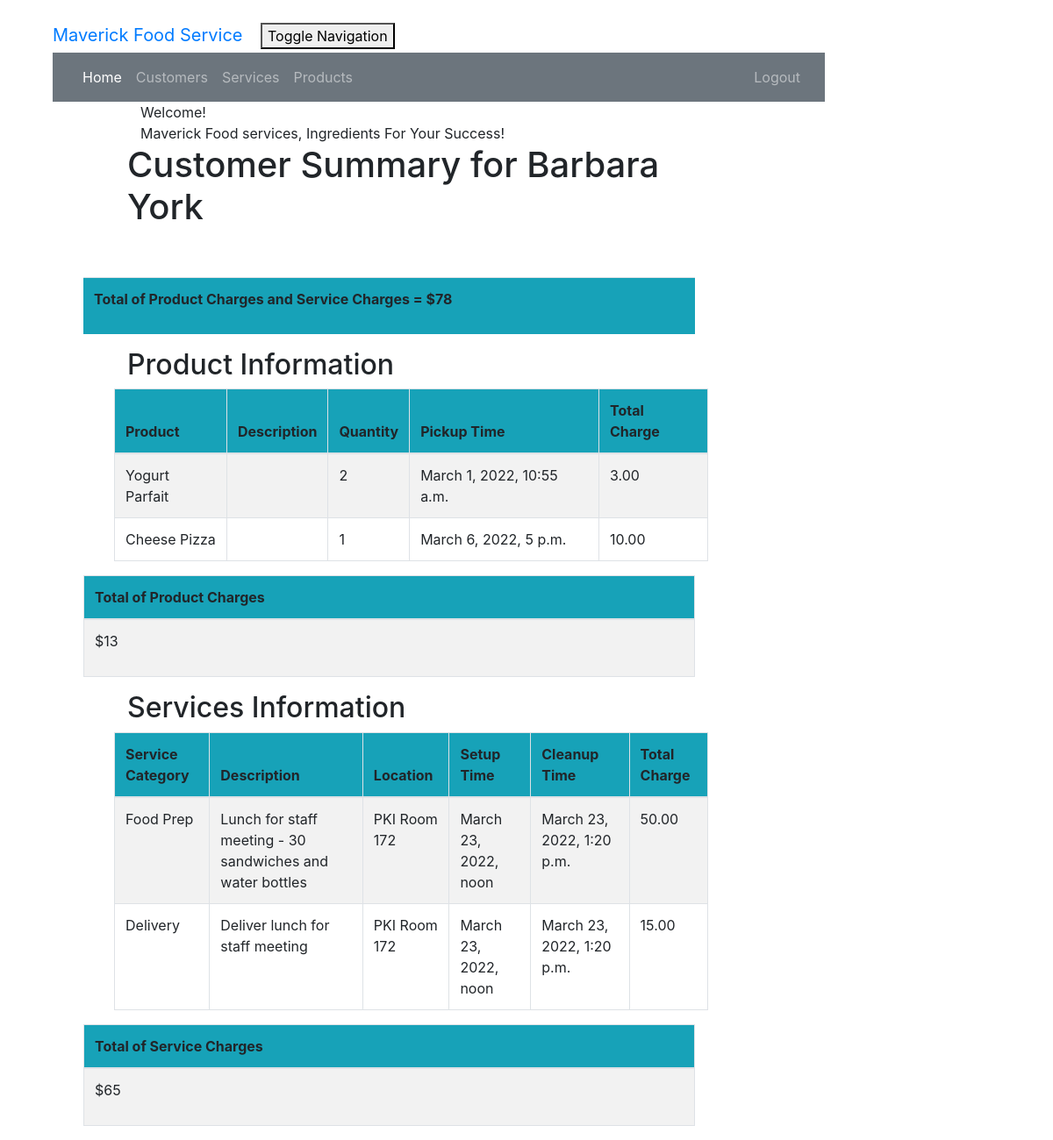
The page /customer/1/summary/ (signed in) on the database as committed earlier.
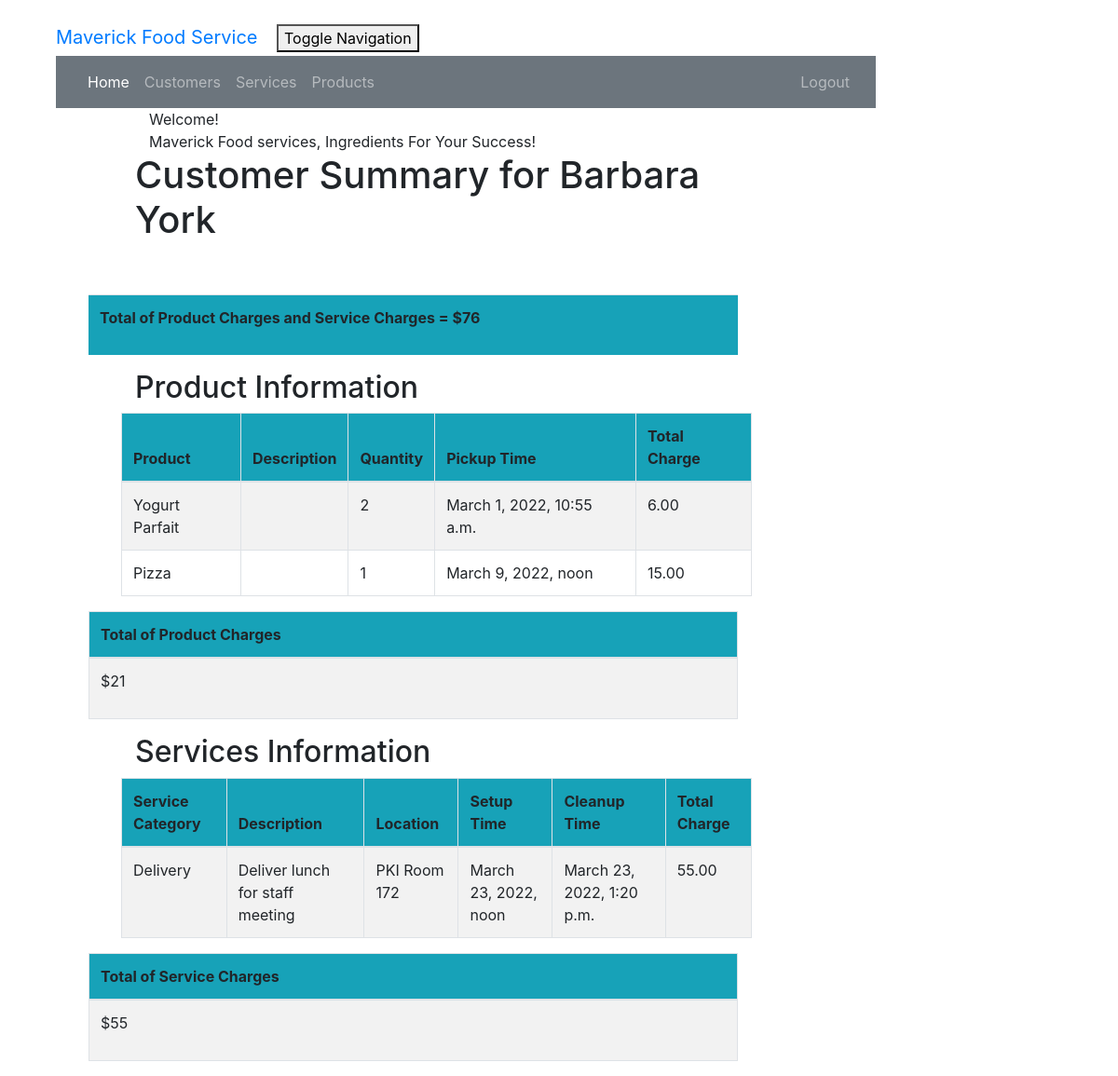
The same page on the database as committed later.
### crm/models.py (models this page shows, shortened)
class Product(models.Model):
    cust_name = models.ForeignKey(Customer, on_delete=models.CASCADE, related_name='products')
    product = models.CharField(max_length=100)
    description = models.TextField()
    quantity = models.IntegerField()
    pickup_time = models.DateTimeField(
        default=timezone.now)
    charge = models.DecimalField(max_digits=10, decimal_places=2)
    created_date = models.DateTimeField(
        default=timezone.now)
    updated_date = models.DateTimeField(auto_now_add=True)

class Service(models.Model):
    cust_name = models.ForeignKey(Customer, on_delete=models.CASCADE, related_name='services')
    service_category = models.CharField(max_length=100)
    description = models.TextField()
    location = models.CharField(max_length=200)
    setup_time = models.DateTimeField(
        default=timezone.now)
    cleanup_time = models.DateTimeField(
        default=timezone.now)
    service_charge = models.DecimalField(max_digits=10, decimal_places=2)
    created_date = models.DateTimeField(
        default=timezone.now)
    updated_date = models.DateTimeField(auto_now_add=True)

### crm/views.py (the view)
# urls.py: path('customer/<int:pk>/summary/', views.summary, name='summary'),
@login_required
def summary(request, pk):
    customer = get_object_or_404(Customer, pk=pk)
    services = Service.objects.filter(cust_name=pk)
    products = Product.objects.filter(cust_name=pk)
    sum_service_charge = \
        Service.objects.filter(cust_name=pk).aggregate(Sum('service_charge'))
    sum_product_charge = \
        Product.objects.filter(cust_name=pk).aggregate(Sum('charge'))
    sum = sum_product_charge.get("charge__sum")
    if sum== None:
        sum_product_charge = {'charge__sum': Decimal('0')}
    sum = sum_service_charge.get("service_charge__sum")
    if sum== None:
        sum_service_charge = {'service_charge__sum': Decimal('0')}
    return render(request, 'crm/summary.html', {'customer': customer,
                                                'products': products,
                                                'services': services,
                                                'sum_service_charge': sum_service_charge,
                                                'sum_product_charge': sum_product_charge,})

### crm/templates/crm/summary.html
{% extends 'crm/base.html' %}
{% block content %}
{% load mathfilters %}
{% load humanize %}
<div class="container">
    <div class="row">
        <div class="col-md-10 col-md-offset-1">
            <div class="panel panel-primary">
                <div class="panel-heading">Welcome!</div>
                <div class="panel-body">
                    Maverick Food services, Ingredients For Your Success!
                </div>
            </div>
        </div>
    </div>
</div>
<div class="row">
  <h1 style="padding-left: 15Px">Customer Summary for {{ customer.cust_name }}</h1>
    <br>
    <br>
</div>
    <table class="table">
        <tr class="bg-info">
            <th><p>Total of Product Charges and Service Charges =
                ${{ sum_service_charge.service_charge__sum|add:sum_product_charge.charge__sum|intcomma }}</p></th>
        </tr>
    </table>
    <div class="row">
        <h2 style="padding-left: 15Px">Product Information</h2>
    </div>
    <div class="row">
        <table class="table table-striped table-bordered table-hover">
            <thead>
            <tr class="bg-info">
                <th>Product</th>
                <th>Description</th>
                <th>Quantity</th>
                <th>Pickup Time</th>
                <th>Total Charge</th>
            </tr>
            </thead>
            <tbody>
            {% for product in products %}
                <tr>
                    <td>{{ product.product }}</td>
                    <td>{{ product.p_description }}</td>
                    <td>{{ product.quantity|intcomma }}</td>
                    <td>{{ product.pickup_time }}</td>
                    <td>{{ product.charge|intcomma }}</td>
                </tr>
            {% endfor %}
            </tbody>
        </table>
    </div>
        <table class="table table-striped table-bordered table-hover">
        <thead>
            <tr class="bg-info">
                <th>Total of Product Charges</th>
            </tr>
        </thead>
        <tbody>
            <tr>
                <td><p>${{sum_product_charge.charge__sum|intcomma }}</p></td>
            </tr>
        </tbody>
        </table>
    <div class="row">
        <h2 style="padding-left: 15Px">Services Information</h2>
    </div>
    <div class="row">
        <table class="table table-striped table-bordered table-hover">
            <thead>
            <tr class="bg-info">
                <th>Service Category</th>
                <th>Description</th>
                <th>Location</th>
                <th>Setup Time</th>
                <th>Cleanup Time</th>
                <th>Total Charge</th>
            </tr>
            </thead>
            <tbody>
            {% for service in services %}
                <tr>
                    <td>{{ service.service_category }}</td>
                    <td>{{ service.description }}</td>
                    <td>{{ service.location }}</td>
                    <td>{{ service.setup_time }}</td>
                    <td>{{ service.cleanup_time }}</td>
                    <td>{{ service.service_charge|intcomma }}</td>
                </tr>
            {% endfor %}
            </tbody>
        </table>
    </div>
        <table class="table table-striped table-bordered table-hover">
        <thead>
            <tr class="bg-info">
                <th>Total of Service Charges</th>
            </tr>
        </thead>
        <tbody>
            <tr>
                <td><p>${{ sum_service_charge.service_charge__sum|intcomma }}</p></td>
            </tr>
        </tbody>
    </table>
{% endblock %}

Rows that differ between the two databases and show on the page:
removed Product: product "Cheese Pizza", quantity "1", pickup_time "March 6, 2022, 5 p.m.", charge "10.00"
removed Service: service_category "Food Prep", description "Lunch for staff meeting - 30 sandwiches and water bottles", location "PKI Room 172", setup_time "March 23, 2022, noon", cleanup_time "March 23, 2022, 1:20 p.m.", service_charge "50.00"
changed Product "Yogurt Parfait": charge "3.00" → "6.00"
added Product: product "Pizza", quantity "1", pickup_time "March 9, 2022, noon", charge "15.00"
changed Service "Delivery": service_charge "15.00" → "55.00"
Other text that changed with them:
{{ sum_product_charge.charge__sum|intcomma }}: "13" → "21"
{{ sum_service_charge.service_charge__sum|intcomma }}: "65" → "55"
text no longer shown: "78"
text now shown: "76"
